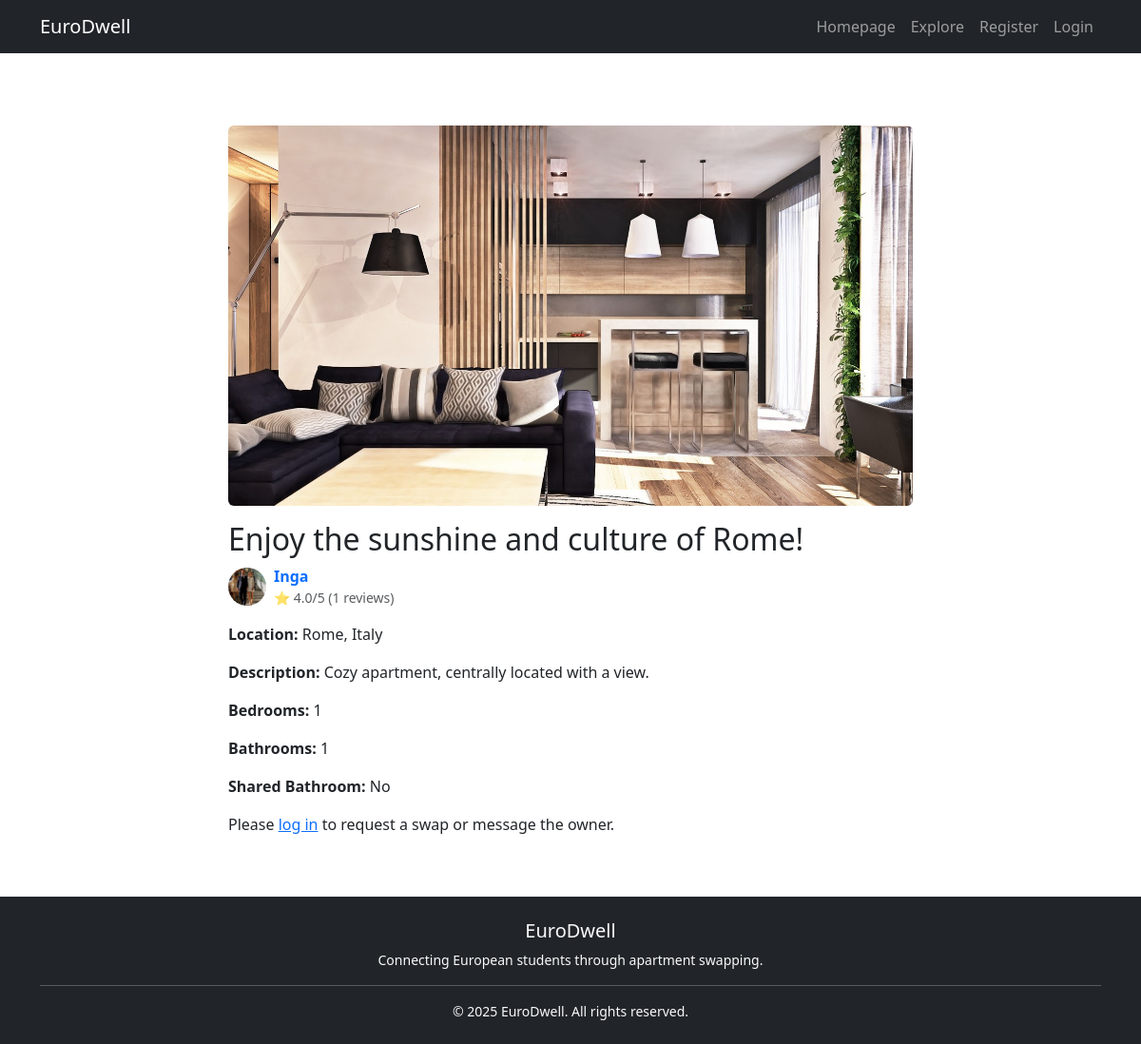
Screenshot of /apartment/23/ with the database file from the repository.
### app/models.py (models this page shows, shortened)
class Apartment(models.Model):
    user = models.ForeignKey(User, on_delete=models.CASCADE)
    title = models.CharField(max_length=200)
    description = models.TextField()
    country = models.CharField(max_length=100,default='Norway')
    city = models.CharField(max_length=100,default='Oslo')
    bedrooms = models.IntegerField(default=1)
    bathrooms = models.IntegerField(default=1)
    shared_bathroom = models.BooleanField(default=False)
    shared_kitchen = models.BooleanField(default=False)
    available_from = models.DateField(default=date.today)
    available_until = models.DateField(default=default_available_until)
    created_at = models.DateTimeField(auto_now_add=True)
    updated_at = models.DateTimeField(auto_now=True)
    @property
    def location(self):
        return f"{self.city}, {self.country}"

class ApartmentImage(models.Model):
    apartment = models.ForeignKey(Apartment, related_name='images', on_delete=models.CASCADE)
    image = models.ImageField(upload_to='apartments/')
    uploaded_at = models.DateTimeField(auto_now_add=True)

class Profile(models.Model):
    user = models.OneToOneField(User, on_delete=models.CASCADE)
    bio = models.TextField(blank=True)
    phone_number = models.CharField(max_length=20, blank=True)
    email_notifications = models.BooleanField(default=False)
    sms_notifications = models.BooleanField(default=False)
    avatar = models.ImageField(upload_to='profile_pics/', null=True, blank=True)
    def average_rating(self):
        reviews = Review.objects.filter(reviewee=self.user)
        if reviews:
            return round(sum(review.rating for review in reviews) / len(reviews), 1)
        return 0
    def total_reviews(self):
        return Review.objects.filter(reviewee=self.user).count()

class Review(models.Model):
    reviewer = models.ForeignKey(User, on_delete=models.CASCADE)
    reviewee = models.ForeignKey(User, on_delete=models.CASCADE, related_name="received_reviews")
    rating = models.IntegerField(choices=[(i, i) for i in range(1, 6)])  # 1 to 5 stars
    comment = models.TextField()
    created_at = models.DateTimeField(auto_now_add=True)

### app/views.py (the view)
# urls.py: path('apartment/<int:apartment_id>/', views.apartment_details, name='apartment_details'),
def apartment_details(request, apartment_id):
    apartment = get_object_or_404(Apartment, id=apartment_id)
    profile, created = Profile.objects.get_or_create(user=apartment.user)
    return render(request, "apartment_details.html", {"apartment": apartment})

### app/context_processors.py (called while the page is built)
def unread_message_count(request):
    if request.user.is_authenticated:
        count = Message.objects.filter(receiver=request.user, is_read=False).count()
        return {'unread_message_count': count}
    return {}

def pending_swap_requests_count(request):
    if request.user.is_authenticated:
        count = SwapRequest.objects.filter(
            apartment_requested__user=request.user,
            status='Pending'
        ).count()
        return {'pending_swap_requests_count': count}
    return {}

### app/templates/apartment_details.html
{% extends "base.html" %}
{% block content %}
<div class="container mt-5">
    <div class="row">
        <div class="col-md-8 offset-md-2">
            {% if apartment.images.first %}
            <img src="{{ apartment.images.first.image.url }}" alt="{{ apartment.title }}"
            class="img-fluid rounded mb-3"
            style="max-height: 400px; object-fit: cover; width: 100%;">
            {% endif %}
            <h2>{{ apartment.title }}</h2>
            <div class="owner-info mb-3">
                <div class="d-flex align-items-center">
                    {% if apartment.user.profile.avatar %}
                        <img src="{{ apartment.user.profile.avatar.url }}" class="rounded-circle me-2" width="40" height="40" alt="Owner Avatar">
                    {% endif %}
                    <div>
                        <a href="{% url 'user_profile' apartment.user.id %}" class="text-decoration-none">
                            <strong>{{ apartment.user.first_name|default:apartment.user.username }}</strong>
                        </a>
                        <div class="text-muted small">
                            ⭐ {{ apartment.user.profile.average_rating }}/5 ({{ apartment.user.profile.total_reviews }} reviews)
                        </div>
                    </div>
                </div>
            </div>
            <p><strong>Location:</strong> {{ apartment.location }}</p>
            <p><strong>Description:</strong> {{ apartment.description }}</p>
            <p><strong>Bedrooms:</strong> {{ apartment.bedrooms }}</p>
            <p><strong>Bathrooms:</strong> {{ apartment.bathrooms }}</p>
            <p><strong>Shared Bathroom:</strong>
                {% if apartment.shared_bathroom %}
                    Yes
                {% else %}
                    No
                {% endif %}
            </p>
            {% if user.is_authenticated %}
                <a href="{% url 'request_swap' apartment.id %}" class="btn btn-success mt-3">Request Swap</a>
                <a href="{% url 'chat_with_user' apartment.user.id %}" class="btn btn-info mt-3">Send Message to Owner</a>
            {% else %}
                <p>Please <a href="{% url 'login' %}">log in</a> to request a swap or message the owner.</p>
            {% endif %}
        </div>
    </div>
</div>
{% endblock %}

### rows the page displays
Apartment: images.first.image (picture), title "Enjoy the sunshine and culture of Rome!", user.profile.avatar (picture), user.first_name "Inga", user.profile.average_rating "4.0", user.profile.total_reviews "1", location "Rome, Italy", description "Cozy apartment, centrally located with a view.", bedrooms "1", bathrooms "1"
